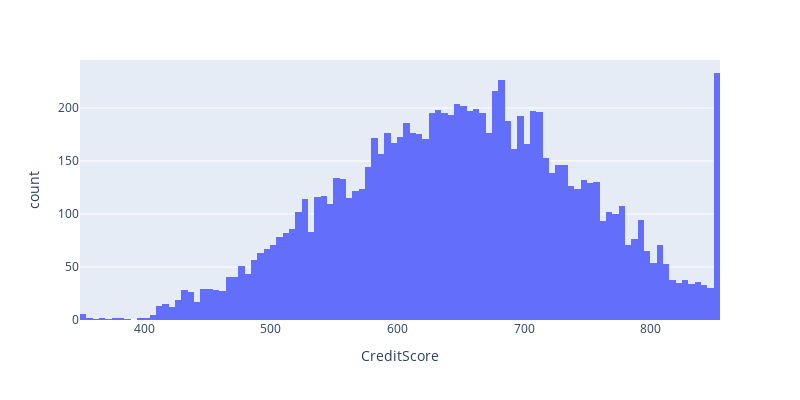
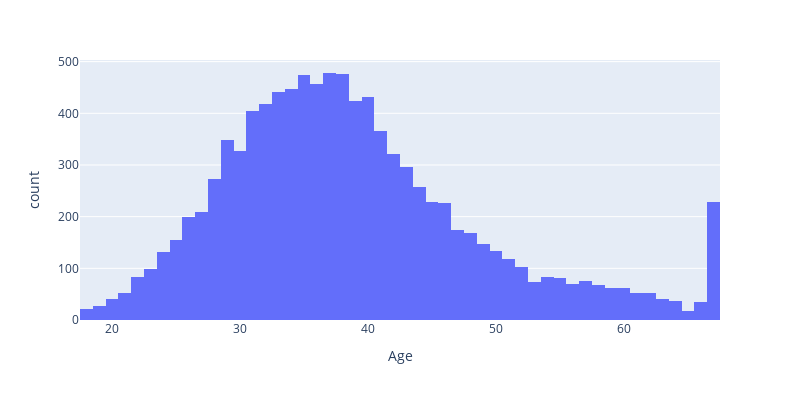
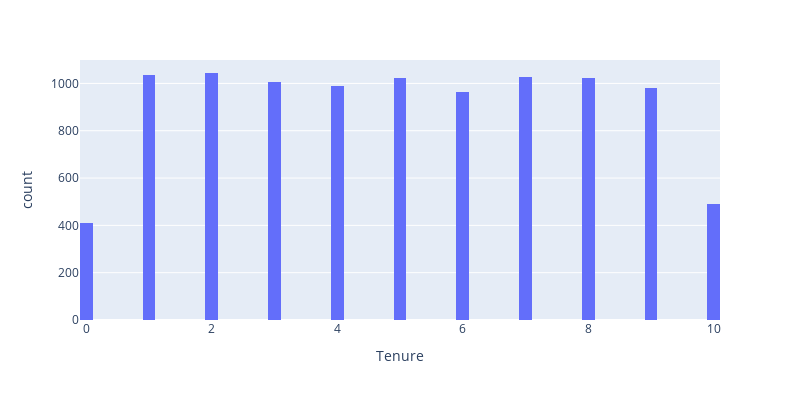
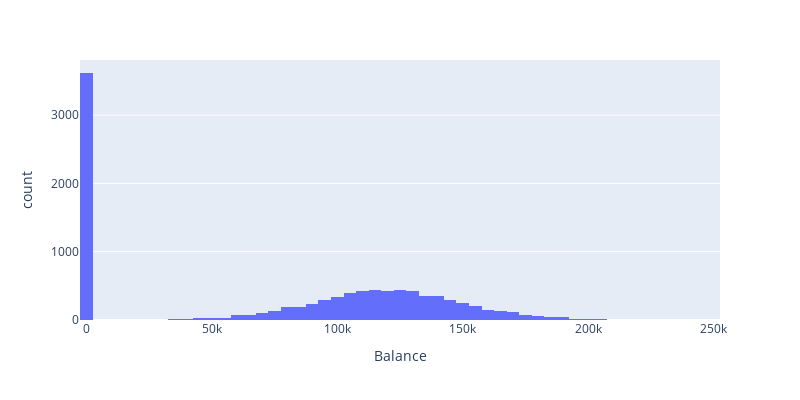

These figures' notebook cell, in order:
### Code cell
for col in nums:
    fig = px.histogram(df,x=col,width=800,height=400)
    fig.show()

### Figure 1 — Plotly figure (JSON) as saved in the notebook; plotly's stock layout.template omitted (floating-point values rounded to 4 significant figures; data arrays with more than 128 entries replaced by an {"elided": "..."} marker saying what was removed)
{"data": [{"alignmentgroup": "True", "bingroup": "x", "hovertemplate": "CreditScore=%{x}<br>count=%{y}<extra></extra>", "legendgroup": "", "marker": {"color": "#636efa", "pattern": {"shape": ""}}, "name": "", "offsetgroup": "", "orientation": "v", "showlegend": false, "type": "histogram", "x": {"elided": "10000 int values"}, "xaxis": "x", "yaxis": "y"}], "layout": {"barmode": "relative", "height": 400, "legend": {"tracegroupgap": 0}, "margin": {"t": 60}, "width": 800, "xaxis": {"anchor": "y", "domain": [0, 1], "title": {"text": "CreditScore"}}, "yaxis": {"anchor": "x", "domain": [0, 1], "title": {"text": "count"}}}}

### Figure 2 — Plotly figure (JSON) as saved in the notebook; plotly's stock layout.template omitted (floating-point values rounded to 4 significant figures; data arrays with more than 128 entries replaced by an {"elided": "..."} marker saying what was removed)
{"data": [{"alignmentgroup": "True", "bingroup": "x", "hovertemplate": "Age=%{x}<br>count=%{y}<extra></extra>", "legendgroup": "", "marker": {"color": "#636efa", "pattern": {"shape": ""}}, "name": "", "offsetgroup": "", "orientation": "v", "showlegend": false, "type": "histogram", "x": {"elided": "10000 int values"}, "xaxis": "x", "yaxis": "y"}], "layout": {"barmode": "relative", "height": 400, "legend": {"tracegroupgap": 0}, "margin": {"t": 60}, "width": 800, "xaxis": {"anchor": "y", "domain": [0, 1], "title": {"text": "Age"}}, "yaxis": {"anchor": "x", "domain": [0, 1], "title": {"text": "count"}}}}

### Figure 3 — Plotly figure (JSON) as saved in the notebook; plotly's stock layout.template omitted (floating-point values rounded to 4 significant figures; data arrays with more than 128 entries replaced by an {"elided": "..."} marker saying what was removed)
{"data": [{"alignmentgroup": "True", "bingroup": "x", "hovertemplate": "Tenure=%{x}<br>count=%{y}<extra></extra>", "legendgroup": "", "marker": {"color": "#636efa", "pattern": {"shape": ""}}, "name": "", "offsetgroup": "", "orientation": "v", "showlegend": false, "type": "histogram", "x": {"elided": "10000 float values"}, "xaxis": "x", "yaxis": "y"}], "layout": {"barmode": "relative", "height": 400, "legend": {"tracegroupgap": 0}, "margin": {"t": 60}, "width": 800, "xaxis": {"anchor": "y", "domain": [0, 1], "title": {"text": "Tenure"}}, "yaxis": {"anchor": "x", "domain": [0, 1], "title": {"text": "count"}}}}

### Figure 4 — Plotly figure (JSON) as saved in the notebook; plotly's stock layout.template omitted (floating-point values rounded to 4 significant figures; data arrays with more than 128 entries replaced by an {"elided": "..."} marker saying what was removed)
{"data": [{"alignmentgroup": "True", "bingroup": "x", "hovertemplate": "Balance=%{x}<br>count=%{y}<extra></extra>", "legendgroup": "", "marker": {"color": "#636efa", "pattern": {"shape": ""}}, "name": "", "offsetgroup": "", "orientation": "v", "showlegend": false, "type": "histogram", "x": {"elided": "10000 float values"}, "xaxis": "x", "yaxis": "y"}], "layout": {"barmode": "relative", "height": 400, "legend": {"tracegroupgap": 0}, "margin": {"t": 60}, "width": 800, "xaxis": {"anchor": "y", "domain": [0, 1], "title": {"text": "Balance"}}, "yaxis": {"anchor": "x", "domain": [0, 1], "title": {"text": "count"}}}}
